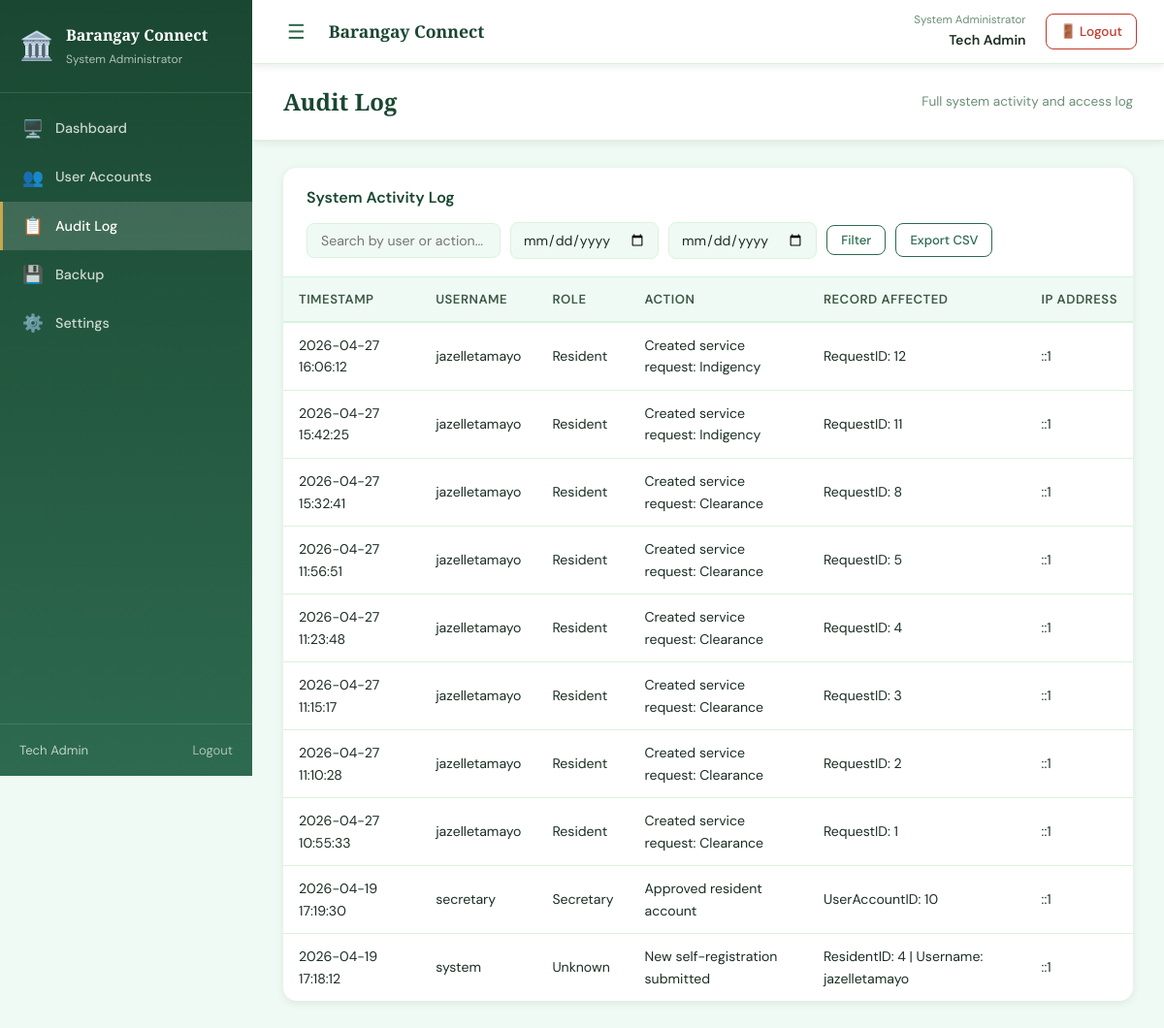
The page /sysadmin/audit_log.php (signed in) on the database as committed earlier.
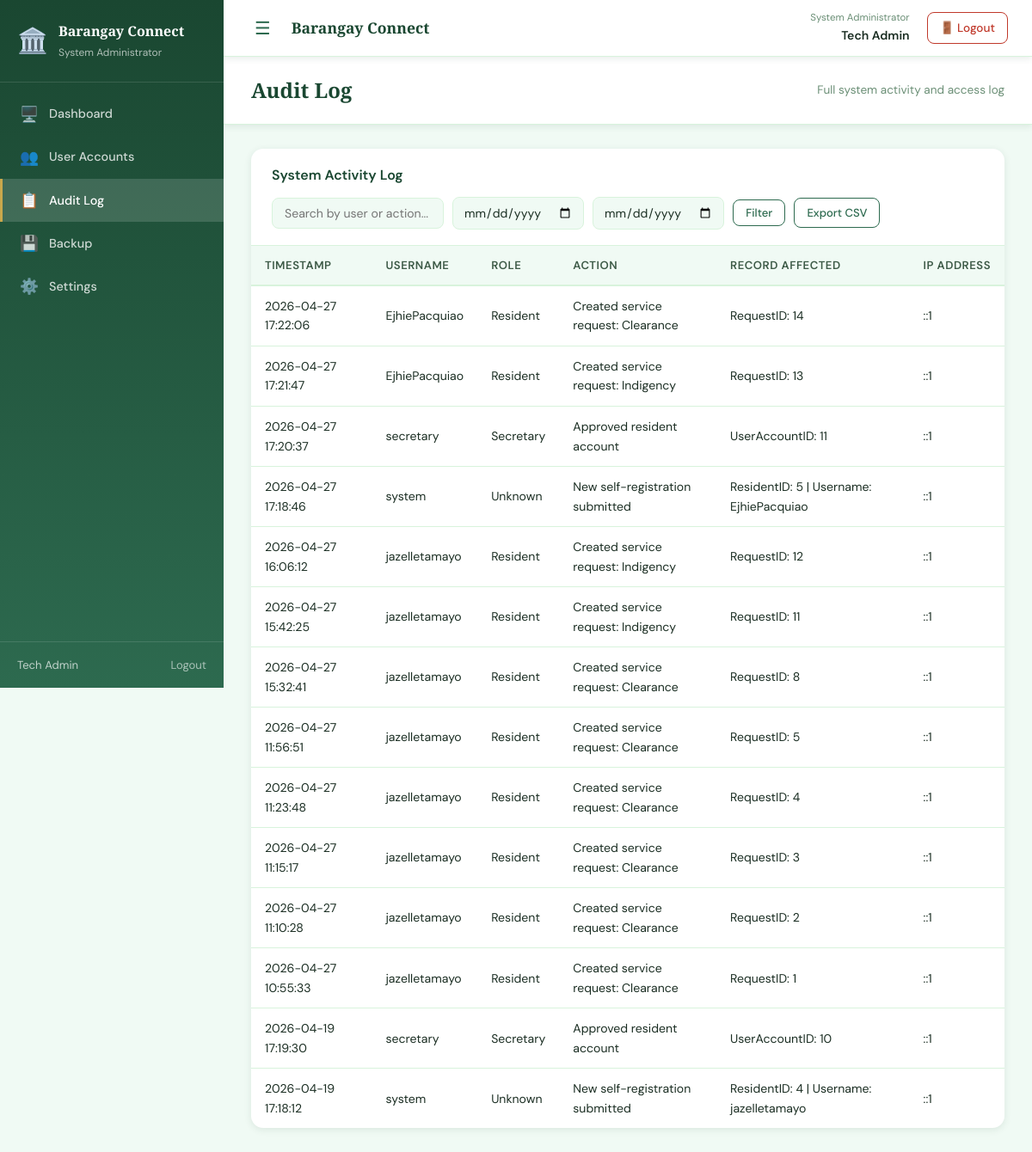
The same page on the database as committed later.
### tables this page shows
CREATE TABLE `auditlog` (
  `LogID` int(11) NOT NULL,
  `UserAccountID` int(11) DEFAULT NULL,
  `Username` varchar(100) DEFAULT NULL,
  `Role` varchar(50) DEFAULT NULL,
  `Action` varchar(255) NOT NULL,
  `RecordAffected` varchar(100) DEFAULT NULL,
  `IPAddress` varchar(45) DEFAULT NULL,
  `LoggedAt` datetime DEFAULT current_timestamp()
);

### sysadmin/audit_log.php (the view, shortened to what this page needs)
<?php
require_once '../config/db.php';
$search    = trim($_GET['search']    ?? '');
$date_from = trim($_GET['date_from'] ?? '');
$date_to   = trim($_GET['date_to']   ?? '');
$where  = ['1=1'];
$params = [];
$sql = "SELECT a.LogID AS id, a.LoggedAt AS created_at, a.Action AS action,
               a.RecordAffected AS record_affected, a.IPAddress AS ip_address,
               a.Username AS username, a.Role AS role
        FROM   auditlog a
        WHERE  " . implode(' AND ', $where) . "
        ORDER  BY a.LoggedAt DESC
        LIMIT  200";
$stmt = $pdo->prepare($sql);
$stmt->execute($params);
$logs = $stmt->fetchAll(PDO::FETCH_ASSOC);
include '../includes/header.php';
?>
<div class="app-layout">
    <?php include '../includes/sidebar.php'; ?>
    <main class="main-content">
        <?php include '../includes/navbar.php'; ?>
        <div class="page-header">
            <h1>Audit Log</h1>
            <span class="page-subtitle">Full system activity and access log</span>
        </div>
        <div class="page-body">
            <div class="card">
                <div class="card-header">
                    <h3>System Activity Log</h3>
                    <div class="card-actions">
                        <form method="GET" action="audit_log.php" style="display:contents;">
                            <input type="text" name="search"
                                class="search-input"
                                placeholder="Search by user or action..."
                                value="<?= htmlspecialchars($search) ?>" />
                            <input type="date" name="date_from"
                                class="date-input" title="From date"
                                value="<?= htmlspecialchars($date_from) ?>" />
                            <input type="date" name="date_to"
                                class="date-input" title="To date"
                                value="<?= htmlspecialchars($date_to) ?>" />
                            <button type="submit" class="btn btn-secondary btn-small">Filter</button>
                        </form>
                        <a href="audit_log.php?export=csv&search=<?= urlencode($search) ?>&date_from=<?= urlencode($date_from) ?>&date_to=<?= urlencode($date_to) ?>"
                            class="btn btn-secondary btn-small">Export CSV</a>
                    </div>
                </div>
                <table class="data-table">
                    <thead>
                        <tr>
                            <th>Timestamp</th>
                            <th>Username</th>
                            <th>Role</th>
                            <th>Action</th>
                            <th>Record Affected</th>
                            <th>IP Address</th>
                        </tr>
                    </thead>
                    <tbody>
                        <?php if (empty($logs)): ?>
                            <tr>
                                <td colspan="6" class="empty-row">No log entries found.</td>
                            </tr>
                        <?php else: ?>
                            <?php foreach ($logs as $log): ?>
                                <tr>
                                    <td><?= htmlspecialchars($log['created_at']) ?></td>
                                    <td><?= htmlspecialchars($log['username']        ?? '—') ?></td>
                                    <td><?= htmlspecialchars(ucfirst($log['role'])   ?? '—') ?></td>
                                    <td><?= htmlspecialchars($log['action']) ?></td>
                                    <td><?= htmlspecialchars($log['record_affected'] ?? '—') ?></td>
                                    <td><?= htmlspecialchars($log['ip_address']      ?? '—') ?></td>
                                </tr>
                            <?php endforeach; ?>
                        <?php endif; ?>
                    </tbody>
                </table>
            </div>
        </div>
    </main>
</div>
<?php include '../includes/footer.php'; ?>

### includes/header.php (shortened to what this page needs)
<!DOCTYPE html>
<html lang="en">
<head>
    <link rel="stylesheet" href="/BARANGAY_CONNECT/assets/css/style.css" />
    <link rel="stylesheet" href="/BARANGAY_CONNECT/assets/css/dashboard.css" />
    <link rel="stylesheet" href="/BARANGAY_CONNECT/assets/css/tables.css" />
    <link rel="stylesheet" href="/BARANGAY_CONNECT/assets/css/forms.css" />
</head>
<body>

### includes/sidebar.php (shortened to what this page needs)
<?php
$role    = $_SESSION['role'] ?? '';
$current = $_SERVER['PHP_SELF'];
function nav_link(string $href, string $icon, string $label, string $current): string
{
    $active = (strpos($current, basename($href)) !== false) ? 'active' : '';
    return "
        <a href=\"$href\" class=\"nav-link $active\">
            <span class=\"nav-icon\">$icon</span>
            $label
        </a>";
}
$role_labels = [
    'captain'   => 'Barangay Captain',
    'secretary' => 'Barangay Secretary',
    'staff'     => 'Barangay Staff',
    'sysadmin'  => 'System Administrator',
    'resident'  => 'Resident',
];
?>
<aside class="sidebar">
    <div class="sidebar-brand">
        <span class="brand-icon">🏛️</span>
        <div>
            <div class="brand-name">Barangay Connect</div>
            <div class="brand-role">
                <?= htmlspecialchars($role_labels[$role] ?? 'User') ?>
            </div>
        </div>
    </div>
    <nav class="sidebar-nav">
        <?php foreach ($menus[$role] ?? [] as $item): ?>
            <?= nav_link($item['href'], $item['icon'], $item['label'], $current) ?>
        <?php endforeach; ?>
    </nav>
    <div class="sidebar-footer">
        <span><?= htmlspecialchars($_SESSION['full_name'] ?? $_SESSION['username'] ?? 'User') ?></span>
        <a href="/BARANGAY_CONNECT/public/logout.php" class="logout-link">Logout</a>
    </div>
</aside>

### includes/navbar.php
<?php
$role = $_SESSION['role'] ?? '';
$role_labels = [
    'captain'   => 'Barangay Captain',
    'secretary' => 'Barangay Secretary',
    'staff'     => 'Barangay Staff',
    'sysadmin'  => 'System Administrator',
    'resident'  => 'Resident',
];
?>
<nav class="topnav">
    <div class="topnav-left">
        <button class="sidebar-toggle" onclick="toggleSidebar()">☰</button>
        <span class="topnav-title">Barangay Connect</span>
    </div>
    <div class="topnav-right">
        <div class="topnav-user">
            <span class="topnav-role">
                <?= htmlspecialchars($role_labels[$role] ?? 'User') ?>
            </span>
            <span class="topnav-name">
                <?= htmlspecialchars($_SESSION['full_name'] ?? $_SESSION['username'] ?? 'User') ?>
            </span>
        </div>
        <a href="/BARANGAY_CONNECT/public/logout.php" class="topnav-logout">
            🚪 Logout
        </a>
    </div>
</nav>

### includes/footer.php (shortened to what this page needs)
</body>
</html>

### assets/css/style.css (style rules this page uses)
:root { --green-dark: #1a4731; --green-main: #2d6a4f; --green-mid: #40916c; --green-light: #74c69d; --green-pale: #d8f3dc; --green-bg: #f0faf4; --gold: #c9a84c; --gold-light: #f0d080; --white: #ffffff; --text-dark: #1b2e23; --text-mid: #3d5a47; --text-light: #6b8f76; --danger: #c0392b; --danger-bg: #fdecea; --warning: #d4820a; --warning-bg: #fff8ec; --success: #2d6a4f; --success-bg: #f0faf4; --shadow-sm: 0 2px 8px rgba(26, 71, 49, 0.10); --shadow-md: 0 6px 24px rgba(26, 71, 49, 0.15); --shadow-lg: 0 16px 48px rgba(26, 71, 49, 0.20); --radius: 14px; --radius-sm: 8px; --transition: 0.3s cubic-bezier(0.4, 0, 0.2, 1); }
*, *::before, *::after { box-sizing: border-box; margin: 0; padding: 0; }
html { scroll-behavior: smooth; }
body { font-family: 'DM Sans', sans-serif; font-size: 16px; color: var(--text-dark); background-color: var(--green-bg); min-height: 100vh; line-height: 1.6; }
a { text-decoration: none; color: inherit; }
button { cursor: pointer; border: none; font-family: inherit; }
input, select, textarea { font-family: inherit; }
.btn-secondary { display: inline-flex; align-items: center; gap: 8px; padding: 12px 28px; background: transparent; color: var(--green-main); font-size: 0.95rem; font-weight: 600; border-radius: var(--radius); border: 2px solid var(--green-main); transition: var(--transition); cursor: pointer; }
.btn { display: inline-flex; align-items: center; gap: 6px; padding: 10px 20px; border-radius: var(--radius-sm); font-weight: 500; font-size: 0.9rem; transition: var(--transition); cursor: pointer; border: none; }
.btn-small { padding: 6px 14px; font-size: 0.82rem; }
.btn.btn-secondary { background: transparent; color: var(--green-main); border: 1.5px solid var(--green-main); }

### assets/css/tables.css (style rules this page uses)
.data-table { width: 100%; border-collapse: collapse; font-size: 0.88rem; }
.data-table thead tr { background: var(--green-bg); border-bottom: 2px solid var(--green-pale); }
.data-table th { padding: 12px 16px; text-align: left; font-weight: 600; font-size: 0.82rem; color: var(--text-mid); text-transform: uppercase; letter-spacing: 0.5px; white-space: nowrap; }
.data-table td { padding: 12px 16px; color: var(--text-dark); border-bottom: 1px solid var(--green-pale); vertical-align: middle; }
.data-table tbody tr { transition: var(--transition); }
.data-table tbody tr:last-child td { border-bottom: none; }

### assets/css/forms.css (style rules this page uses)
.search-input { padding: 8px 14px; border: 1.5px solid var(--green-pale); border-radius: var(--radius-sm); font-size: 0.88rem; background: var(--green-bg); color: var(--text-dark); transition: var(--transition); min-width: 200px; }
.filter-select, .date-input { padding: 8px 12px; border: 1.5px solid var(--green-pale); border-radius: var(--radius-sm); font-size: 0.88rem; background: var(--green-bg); color: var(--text-dark); transition: var(--transition); }

Rows that differ between the two databases and show on the page:
added auditlog: LoggedAt "2026-04-27 17:22:06", Username "EjhiePacquiao", Role "Resident", Action "Created service request: Clearance", RecordAffected "RequestID: 14", IPAddress "::1"
added auditlog: LoggedAt "2026-04-27 17:21:47", Username "EjhiePacquiao", Role "Resident", Action "Created service request: Indigency", RecordAffected "RequestID: 13", IPAddress "::1"
added auditlog: LoggedAt "2026-04-27 17:20:37", Username "secretary", Role "Secretary", Action "Approved resident account", RecordAffected "UserAccountID: 11", IPAddress "::1"
added auditlog: LoggedAt "2026-04-27 17:18:46", Username "system", Role "Unknown", Action "New self-registration submitted", RecordAffected "ResidentID: 5 | Username: EjhiePacquiao", IPAddress "::1"
